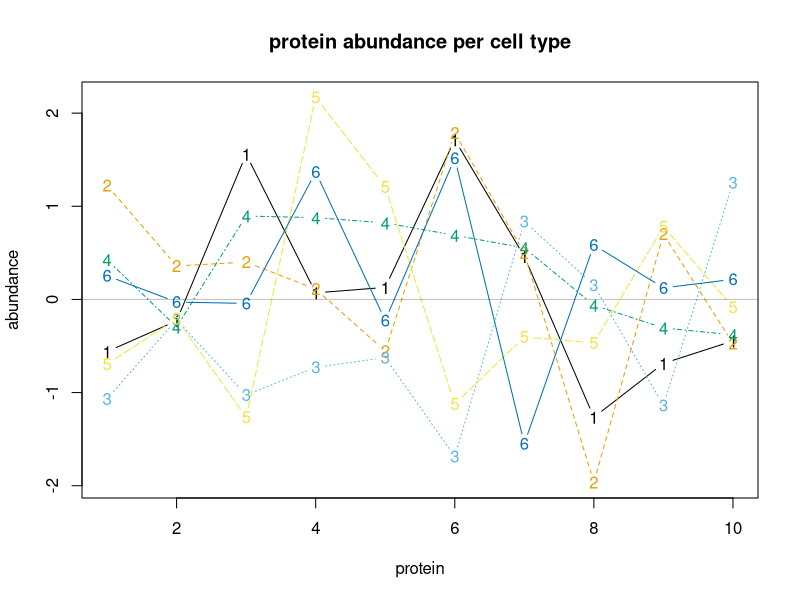
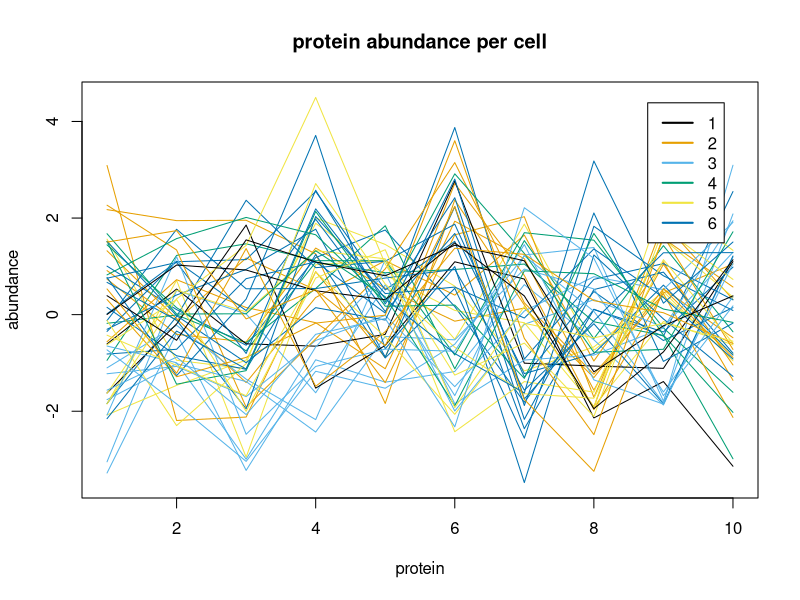
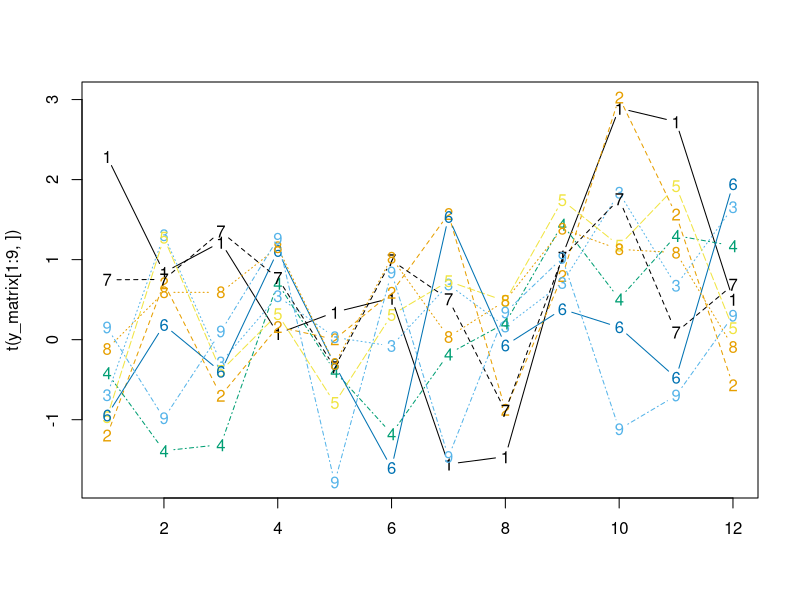

Source code (R) for these figures, in order:
## ---- chunk 1
nproteins <- 10
ncelltypes <- 6
set.seed(123)
# this will be the true model ('theta')
cell_types <- matrix(rnorm(nproteins * ncelltypes), ncol=ncelltypes)
## ---- chunk 2
palette("Okabe-Ito")
# plot of the protein abundance (y axis) for the 10 proteins (x axis)
matplot(cell_types, type="b", xlab="protein", ylab="abundance",
        main="protein abundance per cell type")
abline(h=0, col=rgb(0,0,0,.25))
## ---- chunk 3
ncells <- 1000
# true 'z' used for simulation, but consider unobserved
z <- sample(ncelltypes, ncells, TRUE)
table(z)
x <- cell_types[,z] + matrix(rnorm(nproteins * ncells), 
                             ncol=ncells)
## ---- chunk 4
matplot(x[,1:50], type="l", col=z[1:50], lty=1,
        xlab="protein", ylab="abundance",
        main="protein abundance per cell")
legend("topright", legend=1:6, col=1:6, lty=1, inset=.05, lwd=2)
## ---- chunk 5
# make some data with multiple genes, some kind of transition
set.seed(7)
ngenes <- 20
T <- 12
y_matrix <- matrix(rnorm(ngenes * T), ncol=T)
# the true transition: last four time points shift up by 0.7
y_matrix[,9:12] <- y_matrix[,9:12] + .7 
n <- 2 # just two states
## ---- chunk 6
# need to reset plot par from before
par(mfrow = c(1, 1), mar = c(5.1, 4.1, 4.1, 2.1))
matplot(t(y_matrix[1:9,]), type="b")
## ---- chunk 7
# initialize:
pi <- c(.95, .05) # equal starting probabilities
A <- matrix(1/T, nrow=n, ncol=n) # the transition matrix
diag(A) <- 11/T # high density on diagonal usually stay in same state
rowSums(A)
mu <- c(-.1, .1)
sigma <- rep(1, n) # oracle variance
# save initial parameters
pi0 <- pi
A0 <- A
mu0 <- mu
